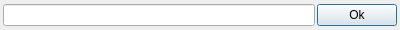
<?xml version="1.0" encoding="UTF-8"?>
<ui version="4.0">
 <class>RenameDialog</class>
 <widget class="QDialog" name="RenameDialog">
  <property name="geometry">
   <rect>
    <x>0</x>
    <y>0</y>
    <width>400</width>
    <height>30</height>
   </rect>
  </property>
  <property name="sizePolicy">
   <sizepolicy hsizetype="Minimum" vsizetype="Minimum">
    <horstretch>0</horstretch>
    <verstretch>0</verstretch>
   </sizepolicy>
  </property>
  <property name="windowTitle">
   <string notr="true">Rename Variable</string>
  </property>
  <property name="modal">
   <bool>true</bool>
  </property>
  <layout class="QHBoxLayout" name="horizontalLayout_2">
   <property name="spacing">
    <number>2</number>
   </property>
   <property name="leftMargin">
    <number>3</number>
   </property>
   <property name="topMargin">
    <number>3</number>
   </property>
   <property name="rightMargin">
    <number>3</number>
   </property>
   <property name="bottomMargin">
    <number>3</number>
   </property>
   <item>
    <widget class="QLineEdit" name="lineEdit"/>
   </item>
   <item>
    <widget class="QPushButton" name="okButton">
     <property name="text">
      <string>Ok</string>
     </property>
    </widget>
   </item>
  </layout>
 </widget>
 <resources/>
 <connections/>
</ui>
